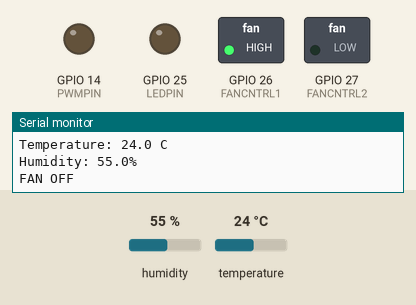
A sketch run on a simulated ESP32. Parts: switched loads named in the sketch (green lamp = pin HIGH), output pins drawn as LEDs (lit = HIGH), the last lines printed to the serial monitor. Wiring (inferred from the names in the program): DHT11 sensor: data GPIO 4. Inputs (shaded band) come from the test bench; at power-on: temperature 24 °C, humidity 55 %.

Above: at 2.2 s.
2.3 s: temperature set to 27 °C
At 12.1 s:
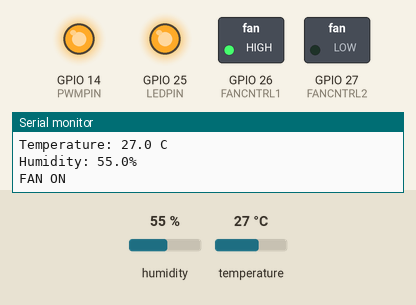
12.5 s: temperature set to 12 °C
At 21.8 s:
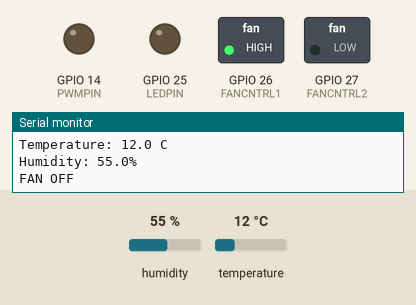
22.5 s: temperature set to 28 °C
At 31.5 s:
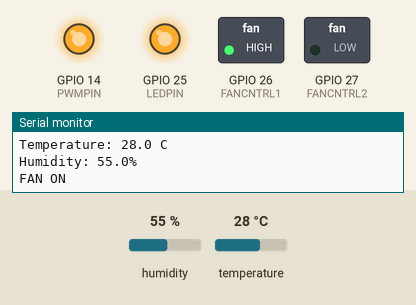
Timing chart, 0 to 33.0 s (numbered marks = the images above; inputs shaded):
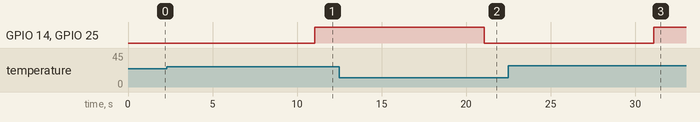

Measured:
- the behaviour switches between 25 and 26 °C on temperature (found by bisection; images 0 and 1)
- after the input at 2.3 s, GPIO 14 (PWMPIN), GPIO 25 (LEDPIN): LOW → HIGH after 8.7 s
- after the input at 12.5 s, GPIO 14 (PWMPIN), GPIO 25 (LEDPIN): HIGH → LOW after 8.6 s
- after the input at 22.5 s, GPIO 14 (PWMPIN), GPIO 25 (LEDPIN): LOW → HIGH after 8.6 s

The sketch:

temperature_controlled_fan.ino
```cpp
#define DHTPIN 4

#define PWMPIN 14
#define FANCNTRL1 26
#define FANCNTRL2 27

#define LEDPIN 25


void setup() {
  Serial.begin(115200);

  pinMode(LEDPIN, OUTPUT);

  //Dictates fan pin direction
  pinMode(FANCNTRL1, OUTPUT);
  pinMode(FANCNTRL2, OUTPUT);
  digitalWrite(FANCNTRL1 , HIGH);
  digitalWrite(FANCNTRL2 , LOW);

  //Prepares PWMPIN to control the fan
  ledcAttach(PWMPIN, 5000, 8);
  ledcWrite(PWMPIN, 0);

  delay(1000);
}

bool readDHT( uint8_t data[5]) {
  pinMode(DHTPIN, OUTPUT);
  digitalWrite(DHTPIN, LOW);
  delay(20);
  pinMode(DHTPIN, INPUT);

  unsigned long start = micros();
  while ( digitalRead(DHTPIN) == HIGH ) {
    if ( micros() - start >= 1000 ) {
      return false;
    }
  }

  start = micros();
  while ( digitalRead(DHTPIN) == LOW ) {
    if ( micros() - start >= 1000 ) {
      return false;
    }
  }

  start = micros();
  while ( digitalRead(DHTPIN) == HIGH ) {
    if ( micros() - start >= 1000 ) {
      return false;
    }
  }

  //TIGHT LOOP!!!
  for ( int i = 0; i < 5; i++ ){
    uint8_t byte = 0;

    for ( int j = 0; j < 8; j++ ){
      bool bit = 0;

      unsigned long start = micros();
      while( digitalRead(DHTPIN) == LOW){
        if ( micros() - start >= 1000 ) {
          return false;
        }
      }

      start = micros();
      while( digitalRead(DHTPIN) == HIGH ) {
        if ( micros() - start >= 1000 ) {
          return false;
        }
      }

      unsigned long end = micros();
      unsigned long duration = end - start;

        if ( duration > 60 ){
          bit = 1;
        } else {
          bit = 0;
        }

        byte = (byte << 1) | bit;
    }

    data[i] = byte;
  }


  return true;
}

void loop() {
  uint8_t data[5];
  bool wirecheck = readDHT(data);

  if ( wirecheck ) {
    Serial.println("PACKET RECEIVED");
  } else {
    Serial.println("DHT11 TIMEOUT \nRETRYING IN 10 SECONDS");
  }

  if ( wirecheck && data[4] == static_cast<uint8_t>(data[0] + data[1] + data[2] + data[3]) ){

    Serial.println("Temperature: " + String(data[2]) + "." + String(data[3]) + " C");
    Serial.println("Humidity: " + String(data[0]) + "." + String(data[1]) + "%");

    if ( data[2] >= 26 ) {
      ledcWrite(PWMPIN, 255);
      digitalWrite(LEDPIN, HIGH);
      Serial.println("FAN ON \n");
    } else {
      ledcWrite(PWMPIN, 0);
      digitalWrite(LEDPIN, LOW);
      Serial.println("FAN OFF \n");

    }

  } else if ( wirecheck ){
    Serial.println("PACKET CORRUPT \nRETRYING IN 10 SECONDS");
    digitalWrite(LEDPIN, LOW);
    ledcWrite(PWMPIN, 0);
  } else {
    ledcWrite(PWMPIN, 0);
    digitalWrite(LEDPIN, LOW);
  }


  delay(10000);
}
```
